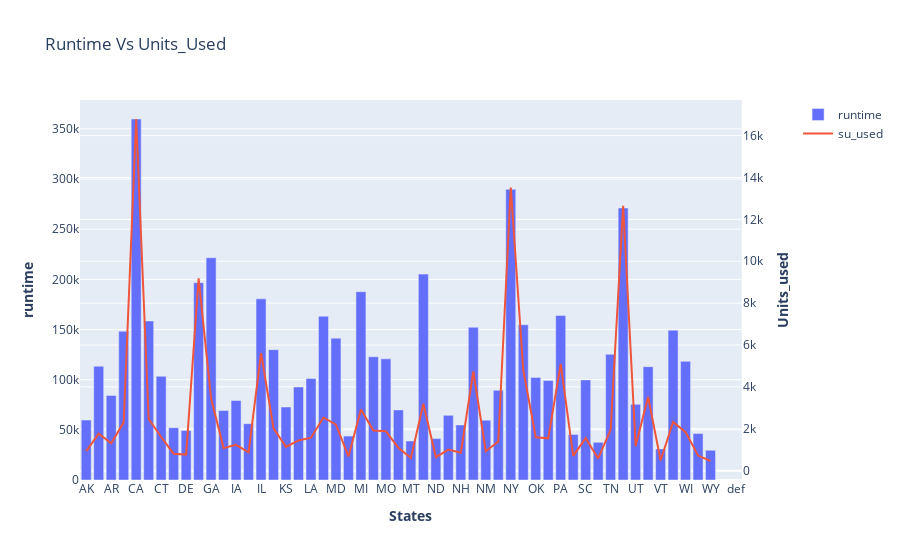

The code cell stored with this chart in its notebook:
### Code cell
import plotly.graph_objects as go
from plotly.subplots import make_subplots
import plotly


# Create figure with secondary y-axis
fig = make_subplots(specs=[[{"secondary_y": True}]])

# Add traces
fig.add_trace(
    go.Bar(x=data['state'], 
               y=data['runtime_sec'],
               name="runtime"),
    secondary_y=False,
)

fig.add_trace(
    go.Scatter(x=data['state'],
               y=data['units_used'],
               name="su_used"),
    secondary_y=True,
)

# Add figure title
fig.update_layout(
    title_text="Runtime Vs Units_Used"
)

# Set x-axis title
fig.update_xaxes(title_text="<b>States</b>")

# Set y-axes titles
fig.update_yaxes(title_text="<b>runtime</b> ", secondary_y=False)
fig.update_yaxes(title_text="<b>Units_used</b> ", secondary_y=True)

fig.show()

### Figure 1 — Plotly figure (JSON) as saved in the notebook; plotly's stock layout.template omitted (floating-point values rounded to 4 significant figures)
{"data": [{"name": "runtime", "type": "bar", "x": ["AK", "AL", "AR", "AZ", "CA", "CO", "CT", "DC", "DE", "FL", "GA", "HI", "IA", "ID", "IL", "IN", "KS", "KY", "LA", "MA", "MD", "ME", "MI", "MN", "MO", "MS", "MT", "NC", "ND", "NE", "NH", "NJ", "NM", "NV", "NY", "OH", "OK", "OR", "PA", "RI", "SC", "SD", "TN", "TX", "UT", "VA", "VT", "WA", "WI", "WV", "WY", "In [11]:", null, "def"], "xaxis": "x", "y": [59744, 113383, 84348, 148292, 359898, 158507, 103370, 52125, 49335, 196752, 221537, 69237, 79320, 56202, 180579, 129949, 72720, 92752, 101149, 163215, 141403, 43774, 187705, 122903, 120766, 69890, 38883, 205296, 41287, 64474, 54910, 152239, 59659, 89370, 289782, 154828, 102293, 99258, 163948, 45385, 99802, 37548, 125278, 271172, 75421, 112991, 30999, 149376, 118278, 46258, 29626, null, null, null], "yaxis": "y"}, {"name": "su_used", "type": "scatter", "x": ["AK", "AL", "AR", "AZ", "CA", "CO", "CT", "DC", "DE", "FL", "GA", "HI", "IA", "ID", "IL", "IN", "KS", "KY", "LA", "MA", "MD", "ME", "MI", "MN", "MO", "MS", "MT", "NC", "ND", "NE", "NH", "NJ", "NM", "NV", "NY", "OH", "OK", "OR", "PA", "RI", "SC", "SD", "TN", "TX", "UT", "VA", "VT", "WA", "WI", "WV", "WY", "In [11]:", null, "def"], "xaxis": "x", "y": [929.4, 1764.0, 1312.0, 2307.0, 16800.0, 2466.0, 1608.0, 810.9, 767.3, 9182.0, 3446.0, 1077.0, 1234, 874.2, 5618.0, 2021.0, 1131.0, 1443.0, 1574.0, 2539.0, 2200.0, 681.0, 2920, 1912.0, 1879.0, 1087.0, 605.0, 3193.0, 642.5, 1003.0, 854.1, 4736.0, 927.9, 1390.0, 13520.0, 4817.0, 1591.0, 1544.0, 5101.0, 706.1, 1552.0, 584.1, 1949.0, 12650.0, 1173.0, 3515.0, 482.2, 2324.0, 1840.0, 719.6, 461.0, null, null, null], "yaxis": "y2"}], "layout": {"title": {"text": "Runtime Vs Units_Used"}, "xaxis": {"anchor": "y", "domain": [0, 0.94], "title": {"text": "<b>States</b>"}}, "yaxis": {"anchor": "x", "domain": [0, 1], "title": {"text": "<b>runtime</b> "}}, "yaxis2": {"anchor": "x", "overlaying": "y", "side": "right", "title": {"text": "<b>Units_used</b> "}}}}
